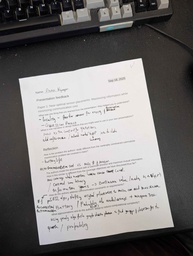
#> input picture assignments_Duan/HW01_2_test.jpg, 193 x 256 px, shrunk from 3072 x 4080 before the run
$ jupyter execute --allow-errors HW01_2.ipynb
#> lines starting #> are read from the running program, lines starting #| are printed output that depends on the picture; after the words box and inside, x2 and y2 are one past the last pixel; in counts of white or black regions, pixels touching at a corner belong together
[cell 1]
import numpy as np
import matplotlib.pyplot as plt
from scipy import ndimage as ndi
from scipy.spatial import ConvexHull
from skimage import io, color, filters, util, data, transform, feature

IMAGE INPUT

[cell 2]
img_og = util.img_as_float32(io.imread('./HW01_2_test.jpg'))
img = color.rgb2gray(img_og)
img = transform.rescale(img, 1/5)
#> img: shape (51, 39) float32
plt.imshow(img, cmap='gray')
plt.show()

EDGE DETECTION

[cell 3]
edges = feature.canny(img, sigma=4, low_threshold=0.1, high_threshold=0.5)
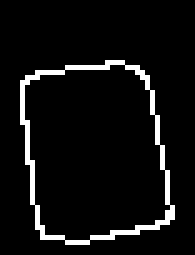
#> edges: shape (51, 39) bool (shown 5 times larger); 6.2% white in thin lines or dots, all inside (x1, y1, x2, y2) = (4, 12, 35, 49)
fig, ax = plt.subplots(nrows=1, ncols=2, figsize=(12,4))
ax[0].imshow(img, cmap="gray")
ax[0].set_title("input")
ax[1].imshow(edges)
ax[1].set_title("canny edges")
plt.show()
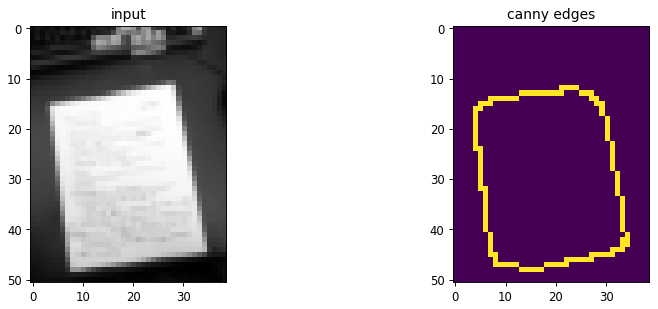
#> figure drawn by matplotlib, 2 panels

CORNER DETECTION

[cell 4]
def harris_corner_detector(image, alpha=0.05, threshold=1e-3, window_size=3, sigma=1.0):
    # 1. Compute image derivatives
#> called with alpha = 0.05, threshold = 0.1, window_size = 3, sigma = 3
    Ix = filters.sobel_h(image) # compute horizontal derivative (x-direction)
    Iy = filters.sobel_v(image) # compute vertical derivative (y-direction)

    # 2. Compute products of derivatives
    Ixx = np.multiply(Ix, Ix) # Compute using hadamard product
    Iyy = np.multiply(Iy, Iy)# Compute using hadamard product
    Ixy = np.multiply(Ix, Iy)# Compute using hadamard product
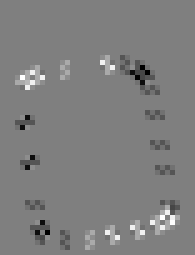
#> Ixy: shape (51, 39) float64 (shown 5 times larger); min -0.562, max 0.562, mean -0.00113; drawn with min black and max white

    # 3. Gaussian filter to smooth the squared derivatives
    Sxx = filters.gaussian(Ixx, sigma=sigma) # Gaussian filter of Ixx
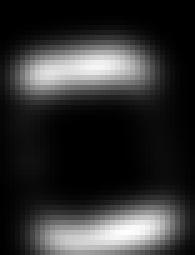
#> Sxx: shape (51, 39) float64 (shown 5 times larger); min 1.24e-10, max 0.256, mean 0.0483; drawn with min black and max white
    Syy = filters.gaussian(Iyy, sigma=sigma) # Gaussian filter of Iyy
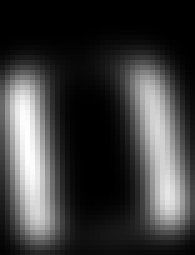
#> Syy: shape (51, 39) float64 (shown 5 times larger); min 1.24e-10, max 0.256, mean 0.0608; drawn with min black and max white
    Sxy = filters.gaussian(Ixy, sigma=sigma) # Gaussian filter of Ixy
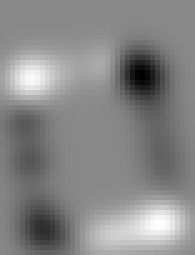
#> Sxy: shape (51, 39) float64 (shown 5 times larger); min -0.0822, max 0.071, mean -0.00121; drawn with min black and max white

    # 4. Compute cornerness
    detM = np.multiply(Sxx, Syy) - (Sxy ** 2) # Must be a function of only Sxx, Syy, or Sxy
    traceM = Sxx + Syy # Must be a function of only Sxx, Syy, or Sxy
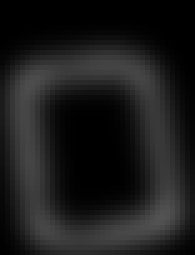
#> traceM: shape (51, 39) float64 (shown 5 times larger); min 2.49e-10, max 0.326, mean 0.109
    C = detM - alpha * (traceM ** 2) # C Must be a function of only detM, traceM, and alpha

    # 5. Threshold C to remove weak corners
    C_thresh = (C > threshold * C.max()) * C
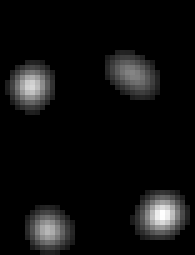
#> C_thresh: shape (51, 39) float64 (shown 5 times larger); min 0, max 0.0169, mean 0.000992; drawn with min black and max white

    # 6. Non-maximum suppression
    win_half_size = int(window_size // 2)
    corners = []
    for y in range(win_half_size, C.shape[0]-win_half_size):
        for x in range(win_half_size, C.shape[1]-win_half_size):
            if C_thresh[y, x] == np.max(C_thresh[y-win_half_size : y+win_half_size+1,  x-win_half_size : x+win_half_size+1]):
                if C_thresh[y, x] > 0:
                    corners.append((y, x))
#> after the loop, corners = [(14, 26), (17, 6), (42, 32), (46, 9)]

    return corners, C

[cell 5]
# source: https://stackoverflow.com/questions/44025403/how-to-use-matplotlib-path-to-draw-polygon
def convexhull(p):
    p = np.array(p)
    hull = ConvexHull(p)
    return [(point[1], point[0]) for point in p[hull.vertices,:]]

[cell 6]
corners, C = harris_corner_detector(edges, alpha=0.05, threshold=0.1, window_size=3, sigma=3)
#> corners = [(14, 26), (17, 6), (42, 32), (46, 9)]
corners = np.multiply(corners, 5)
#> corners = [[70, 130], [85, 30], [210, 160], [230, 45]]
fig, ax = plt.subplots()
ax.imshow(img_og, cmap=plt.cm.gray)
y, x = zip(*corners)
#> y = (70, 85, 210, 230); x = (130, 30, 160, 45)
ax.scatter(x, y, c='r', s=25)
ax.set_title("Harris Corner Detection")
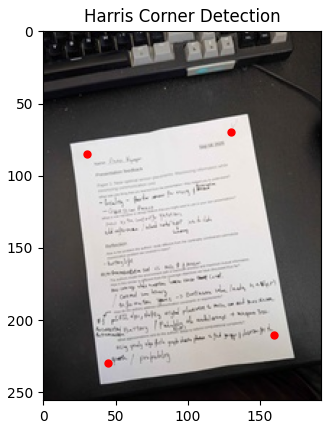
#> figure drawn by matplotlib, 1 panel

PLOT/OUTPUT

[cell 7]
def detect_document(img, scale=5):
#> called with scale = 5
    img_in = img
    # detect if not grayscaled already
    if img.ndim == 3:
        img_in = color.rgb2gray(img)

    # rescale
    img_in = transform.rescale(img_in, 1/scale)

    # edges
    edges = feature.canny(img_in, sigma=4, low_threshold=0.1, high_threshold=0.5)

    # corners
    corners = []
    sigma = 3
    while len(corners) != 4:
        corners, _ = harris_corner_detector(edges, alpha=0.05, threshold=0.1, window_size=3, sigma=sigma)
        corners = np.multiply(corners, 5)
        if len(corners) > 4:
            sigma += 0.1
        elif len(corners) < 4:
            sigma -= 0.05
#> this loop made 1 pass
#> corners on pass 1: [[70, 130], [85, 30], [210, 160], [230, 45]]
#> after the loop, sigma = 3

    # make patches
    square = plt.Polygon(convexhull(corners), ec='orange', fc='orange', alpha=0.3, lw=3,ls='-')
#> in convexhull, `p = np.array(p)`: p = [[70, 130], [85, 30], [210, 160], [230, 45]]

    return corners, square

[cell 8]
corners, square = detect_document(img_og, 5)
print(corners)
#| [[ 70 130]
#|  [ 85  30]
#|  [210 160]
#|  [230  45]]

fig, ax = plt.subplots(1, 1, figsize=(10, 5))
ax.imshow(img_og, cmap='gray' if img_og.ndim == 2 else None)
ax.set_title('Ouput')
y, x = zip(*corners)
ax.scatter(x, y, c='orange', s=50)
ax.add_patch(square)
plt.show()
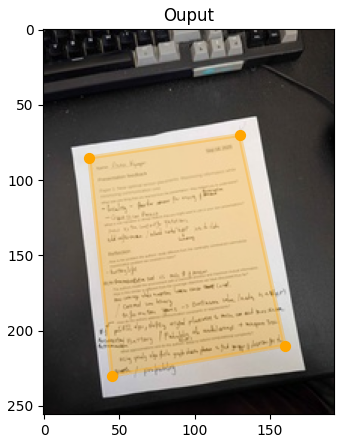
#> figure drawn by matplotlib, 1 panel

TRANSFORMATION TEST

[cell 9]
# rotate
tform = transform.AffineTransform(scale=(1,1), rotation=0.25, translation=(125*5,-50*5))
img2 = transform.warp(img_og, tform)
#> img2: shape (256, 193, 3) float32; every value is 0
#> (the rest of this cell did not finish here and is left out)

#> in detect_document (call 2), `img_in = color.rgb2gray(img)`: img_in: shape (256, 193) float32; every value is 0
#> in detect_document (call 2), `img_in = transform.rescale(img_in, 1/scale)`: img_in: shape (51, 39) float32; every value is 0
#> in detect_document (call 2), `edges = feature.canny(img_in, sigma=4, low_threshold=0.1, high_thresho..`: edges: shape (51, 39) bool; every value is 0
#> after the loop in detect_document, `while len(corners) != 4:`: sigma = -0.05
fig, ax = plt.subplots(1, 1, figsize=(10, 5))
ax.imshow(img2, cmap='gray' if img_og.ndim == 2 else None)
ax.set_title('Ouput')
y, x = zip(*corners)
ax.scatter(x, y, c='orange', s=50)
ax.add_patch(square)
plt.show()

[cell 10]
tform = transform.AffineTransform(scale=(1,1), rotation=0.25, translation=(125*5,-50*5))
img2 = transform.warp(img_og, tform)
img2 = color.rgb2gray(img2)
img2 = transform.rescale(img2, 1/5)

[cell 11]
edges = feature.canny(img2, sigma=4, low_threshold=0.1, high_threshold=0.5)
fig, ax = plt.subplots(nrows=1, ncols=2, figsize=(12,4))
ax[0].imshow(img2, cmap="gray")
ax[0].set_title("input")
ax[1].imshow(edges)
ax[1].set_title("canny edges")
plt.show()

[cell 12]
corners, _ = harris_corner_detector(edges, alpha=0.05, threshold=0.1, window_size=3, sigma=4)
#> corners = []
corners = np.multiply(corners, 5)
#> corners = empty array
corners
#> Out = empty array

# make patches
# square = plt.Polygon(convexhull(corners), ec='orange', fc='orange', alpha=0.3, lw=3,ls='-')

$ run again, with assignments_Duan/assignment1_photo.jpg copied over assignments_Duan/HW01_2_test.jpg
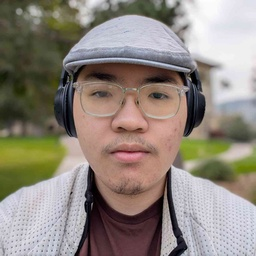
#> input picture assignments_Duan/assignment1_photo.jpg, 256 x 256 px, shrunk from 1368 x 1369 before the run
#> `img = color.rgb2gray(img_og)`:
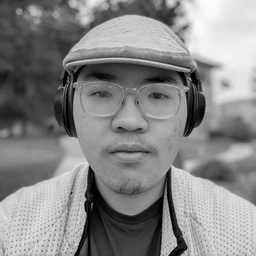
#> img: shape (256, 256) float32; min 0, max 0.996, mean 0.532
#> edges: shape (51, 51) bool; every value is 0
#> Ix: shape (51, 51) float64; every value is 0
#> `corners, C = harris_corner_detector(edges, alpha=0.05, threshold=0.1, ..`: corners = []
#> `corners = np.multiply(corners, 5)`: corners = empty array
#> after the loop in detect_document, `while len(corners) != 4:`: sigma = -0.05
#> img2: shape (256, 256, 3) float32; every value is 0
#> `plt.show()`:
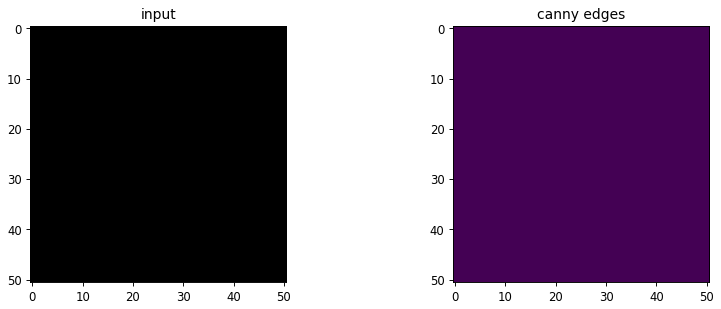
#> figure drawn by matplotlib, 2 panels
#> `corners, _ = harris_corner_detector(edges, alpha=0.05, threshold=0.1, ..`: corners = []
#> `corners = np.multiply(corners, 5)`: corners = empty array

$ run again, with assignments_Duan/assignment3_photo.jpeg copied over assignments_Duan/HW01_2_test.jpg
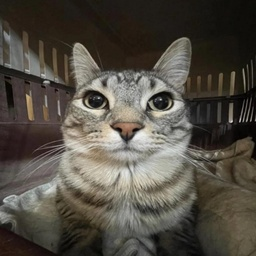
#> input picture assignments_Duan/assignment3_photo.jpeg, 256 x 256 px, shrunk from 891 x 891 before the run
#> edges: shape (51, 51) bool; every value is 0
#> Ix: shape (51, 51) float64; every value is 0
#> `corners, C = harris_corner_detector(edges, alpha=0.05, threshold=0.1, ..`: corners = []
#> `corners = np.multiply(corners, 5)`: corners = empty array
#> after the loop in detect_document, `while len(corners) != 4:`: sigma = -0.05
#> img2: shape (256, 256, 3) float32; every value is 0
#> `plt.show()`:
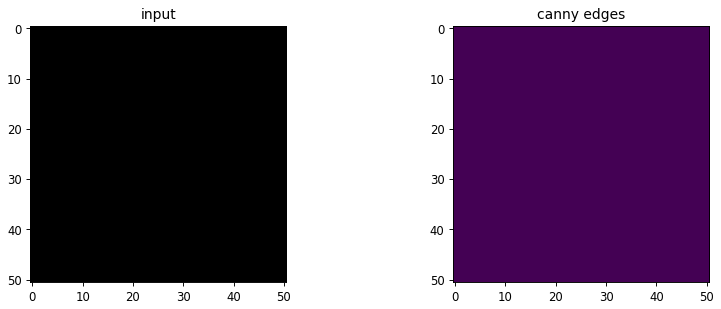
#> figure drawn by matplotlib, 2 panels
#> `corners, _ = harris_corner_detector(edges, alpha=0.05, threshold=0.1, ..`: corners = []
#> `corners = np.multiply(corners, 5)`: corners = empty array
